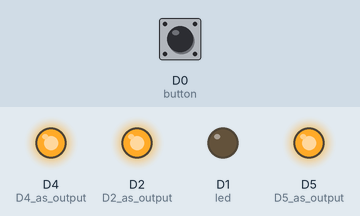
Simulated run of this sketch. Board: ESP8266 (NodeMCU). Shown: output pins drawn as LEDs (lit = HIGH). Dashed ring = blinking. Inputs (shaded band) come from the test bench; at power-on: D0 (button) LOW. WiFi joins after 1.5 s; servers stay silent unless stated; what the sketch prints to the serial monitor is not drawn.

Above: at 4.2 s.
4.3 s: D0 (button) pulled HIGH for 1.55 s
At 5.5 s:
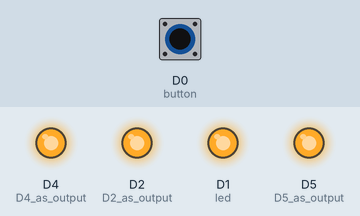
At 7.5 s:
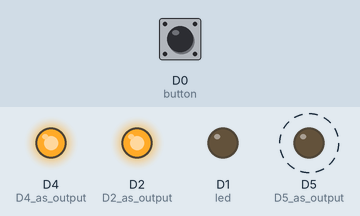
7.8 s: D0 (button) pulled HIGH for 3.2 s
At 9.7 s:
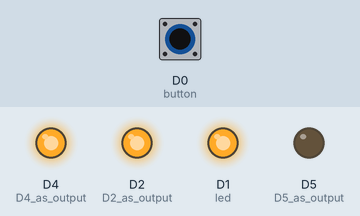
Timing chart, 0 to 19.7 s (numbered marks = the images above; inputs shaded):
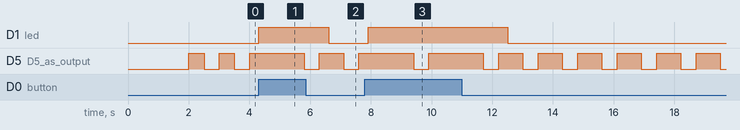

The sketch:

Smart_home_Arduino_code.ino
```cpp
//Linking essential library
#include <ESP8266WiFi.h>
#include <ESP8266WebServer.h>
#include <DNSServer.h>
#include <WiFiManager.h>
#include <ArduinoJson.h>
#include <FirebaseESP8266.h>
//defining Firebase Host and Authentication
#define FIREBASE_HOST "smarthomesystem-7fc71-default-rtdb.firebaseio.com"
#define FIREBASE_AUTH "med4TKpUkQ8vBOGyKN3Tj5sYNSlTqrdP1akTDLtf"

FirebaseData fbdo;
int l1=0;
int l=0;
int led =D1;     // LED pin
int button = D0; // push button is connected
int temp = 0;    // temporary variable for reading the button pin status
WiFiManager wifiManager;

void setup() {
// put your setup code here, to run once:
  Serial.begin(9600);
  pinMode(led, OUTPUT);   // declare LED as output
  pinMode(button, INPUT); // declare push button as input
  pinMode(D2,OUTPUT);//D2 as output
  pinMode(D4,OUTPUT);//D4 as output
  pinMode(D5,OUTPUT);//D5 as output, indicates the connection of wifi

  digitalWrite(D2,HIGH);
  digitalWrite(D4,HIGH);
  digitalWrite(D5,LOW);
  Serial.println("Conecting.....");
  //Auto connect to previously connected wifi
  wifiManager.autoConnect("Access POint","12345");
  Serial.println("connected");


  if(WiFi.status()==WL_CONNECTED){
    Firebase.begin(FIREBASE_HOST, FIREBASE_AUTH);//begin firebase if nodemcu connected
    delay(500);
    //blinking of led indicates connection of wifi
    digitalWrite(D5,HIGH);
    delay(500);
    digitalWrite(D5,LOW);
    delay(500);
    digitalWrite(D5,HIGH);
    }
else{
  digitalWrite(D5,LOW);
}
}

void loop() {
// put your main code here, to run repeatedly

temp = digitalRead(button);
//push button switch program for configuring wifi

if (temp == HIGH) {//if push button is pressed
    digitalWrite(led, HIGH);//green led is turened on
    wifiManager.startConfigPortal("Access Point") ;//start configuration portal
    delay(1000);
}
else {
    digitalWrite(led, LOW);
}

if(WiFi.status()==WL_CONNECTED){//if nodemcu connected to wifi
 Firebase.begin(FIREBASE_HOST, FIREBASE_AUTH);//begin firebase
 digitalWrite(D5,HIGH);//red led blinks
 delay(500);
 digitalWrite(D5,LOW);
 delay(500);
 digitalWrite(D5,HIGH);
 QueryFilter query1;

//Build query using specified child node key "bedroom_AC" under "name"
  query1.orderBy("name");
  query1.equalTo("bedroom_LED");

if (Firebase.getJSON(fbdo, "/smarthome100/bedroom", query1))
{
  //Success, then try to read the JSON payload value
  String s=fbdo.jsonString();
  Serial.println(s);
   l=s.length();
  Serial.println(l);
  Serial.println(s[l-6]);
  if(s[l-6]=='t'){
    digitalWrite(D2,LOW);
    Serial.print("bedroom bulb is ON");
  }
  else{
    digitalWrite(D2,HIGH);
    Serial.print("bedroom bulb is OFF");
  }
}

QueryFilter query2;

//Build query using specified child node key "bedroom_AC" under "name"
  query2.orderBy("name");
  query2.equalTo("bedroom_FAN");


if (Firebase.getJSON(fbdo, "/smarthome101/bedroom", query2))
{
  //Success, then try to read the JSON payload value
  String s1=fbdo.jsonString();
  Serial.println(s1);
  l1=s1.length();
  Serial.println(l1);
  Serial.println(s1[l1-6]);
  if(s1[l1-6]=='t'){
    digitalWrite(D4,LOW);
    Serial.print("bedroom fan  is ON");
  }
  else{
    digitalWrite(D4,HIGH);
    Serial.print("bedroom fan is OFF");
  }
}


query1.clear();
query2.clear();

}
else{
  digitalWrite(D5,LOW);
}
}
```

Measured:
- after the input at 4.3 s, D1 (led): LOW → HIGH at once, → LOW 2.3 s later
- after the input at 7.8 s, D1 (led): LOW → HIGH after 0.11 s, → LOW 4.6 s later
